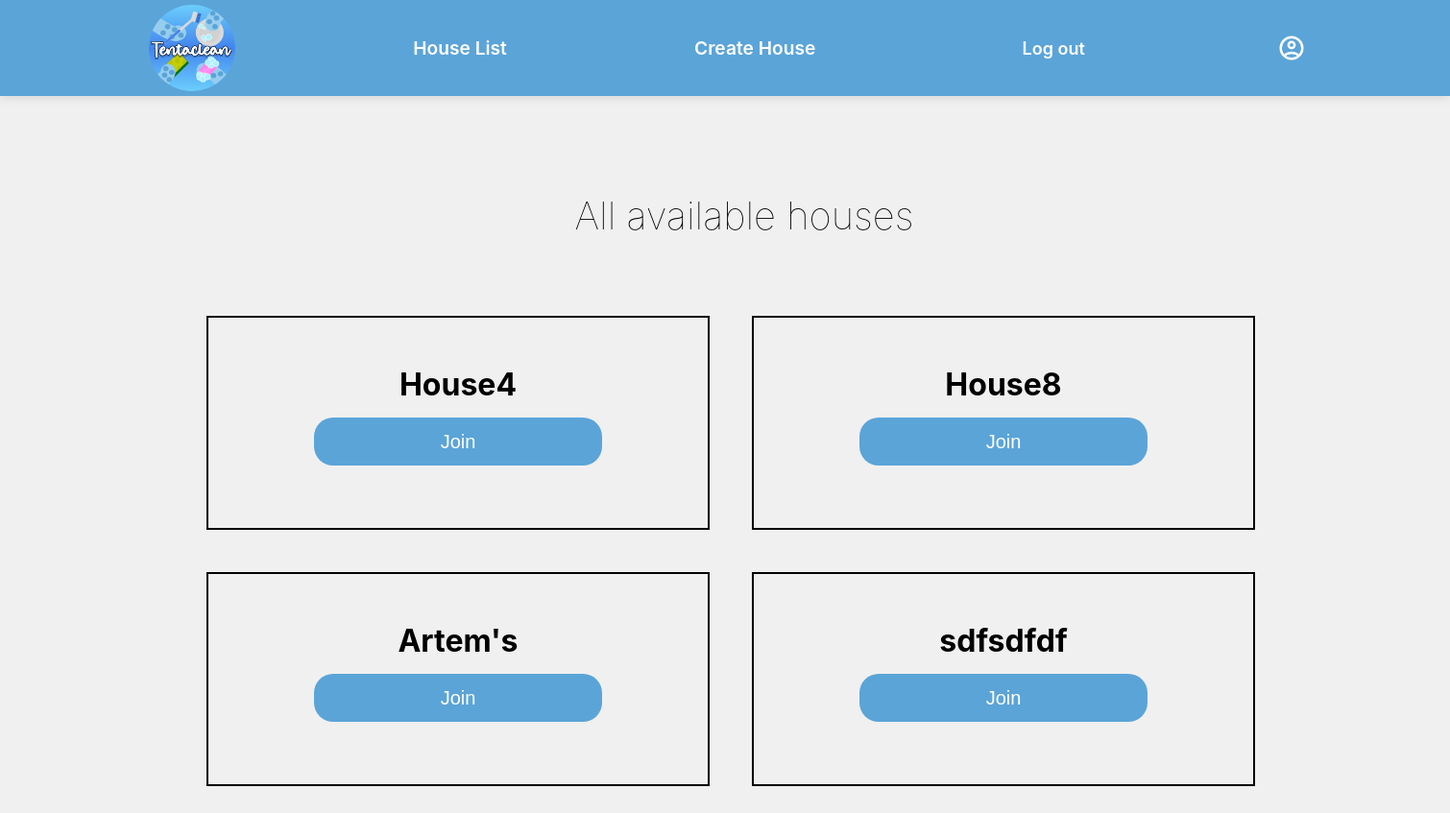
/houselist, run on an earlier commit of the app's database.
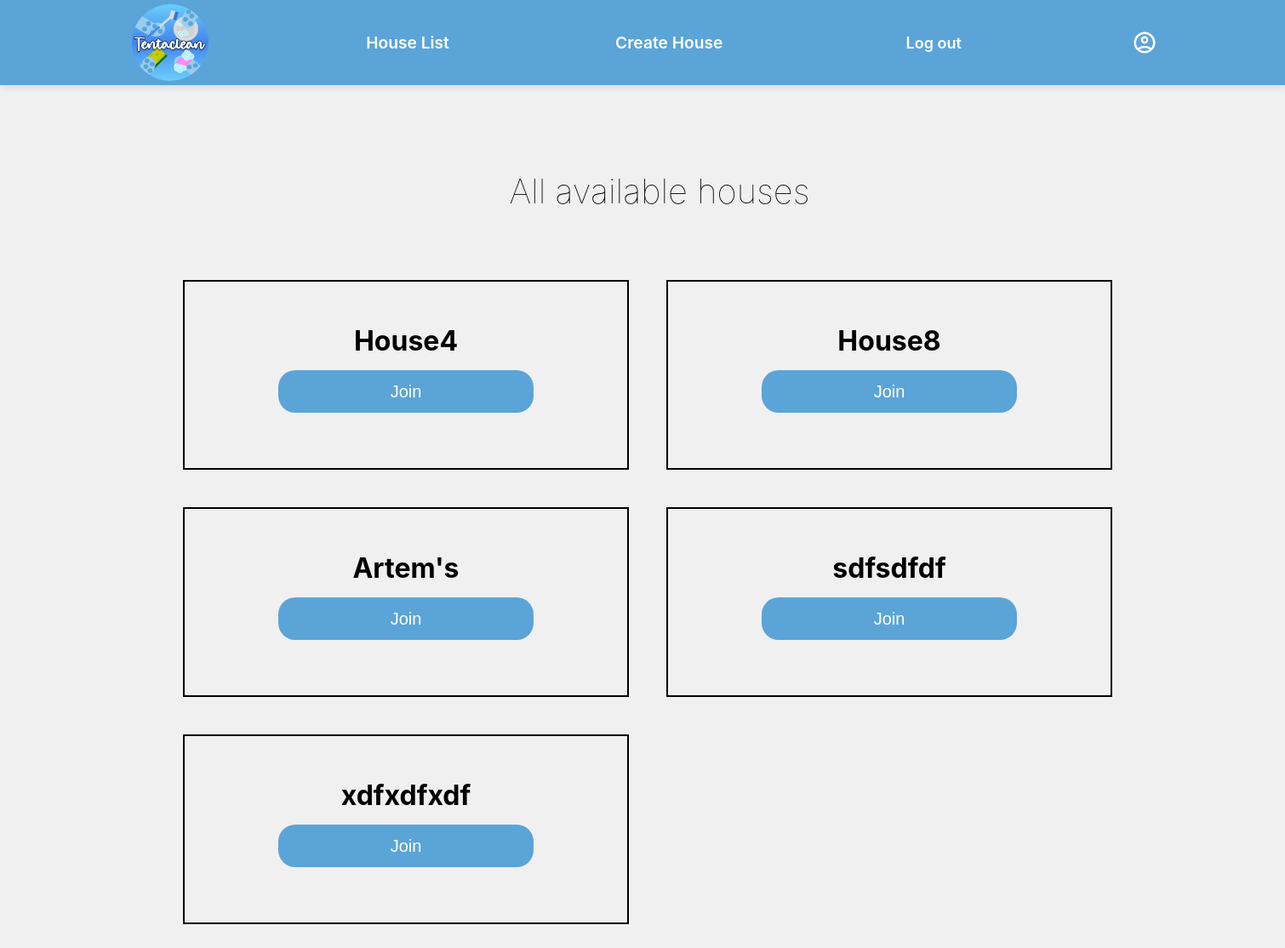
And on a later commit of the database.
### app.py (models this page shows)
class House(db.Model):
    id = db.Column(db.Integer, primary_key=True)
    ownerid = db.Column(db.Integer, db.ForeignKey("user.id"))
    name = db.Column(db.String(255), unique=True, nullable=False)
    address = db.Column(db.String(255), unique=False, nullable=True)
    capacity = db.Column(db.Integer, unique=False)
    description = db.Column(db.String(255), unique=False, nullable=False)
    password = db.Column(db.String(255), unique=False, nullable=True)

### app.py (the view)
@app.route("/houselist")
def houselist():
    houses = House.query.all()
    return render_template("houselist.html", houses=houses)

### templates/houselist.html (shortened to what this page needs)
<!DOCTYPE html>
<html lang="en">
<head>
        <link rel="stylesheet" href="/static/css/styles.css">
</head>
<header>
    <nav class="nav">
        <a class="Tentaclean" href="{{url_for('home')}}">Tentaclean</a>
        <a class="HouseList" href="{{url_for('houselist')}}">House List</a>
        <a class="Home" href="{{url_for('createhouse')}}">Create House</a>
        <a id="logOut" href="{{url_for('logout')}}">Log out</a>
        <img src="../static/img/icons/account_circle.svg" alt="account" id="accounticon">
    </nav>
</header>
<body>
    <h1 class="yourhouses">All available houses</h1>
    <div id="yourhousescontainer">
    {% if houses %}
        {% for house in houses %}
        <div id="House1">
            <h2 class="house">{{house.name}}</h2>
            <button onclick="window.location.href='{{ url_for('taskpage', house_id=house.id) }}'" id="joinbtn2">Join</button>
        </div>
        {% endfor %}
    {% else %}
        <p>No available games</p>
    {% endif %}
    </div>
</body>
</html>

What changed in the data, as far as the page shows it:
added House: name "xdfxdfxdf"
